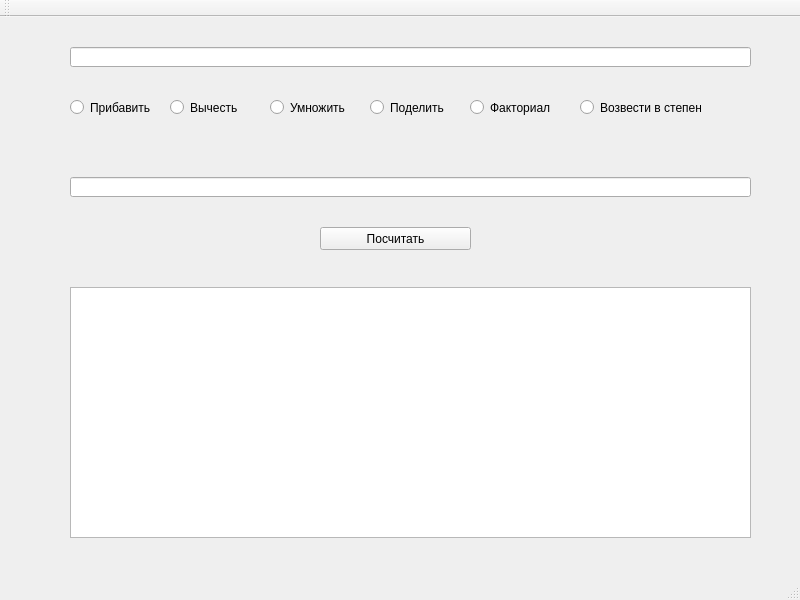
<?xml version="1.0" encoding="UTF-8"?>
<ui version="4.0">
 <class>LongArifmetic</class>
 <widget class="QMainWindow" name="LongArifmetic">
  <property name="geometry">
   <rect>
    <x>0</x>
    <y>0</y>
    <width>800</width>
    <height>600</height>
   </rect>
  </property>
  <property name="windowTitle">
   <string>LongArifmetic</string>
  </property>
  <widget class="QWidget" name="centralWidget">
   <widget class="QLineEdit" name="firstNumber">
    <property name="geometry">
     <rect>
      <x>70</x>
      <y>30</y>
      <width>681</width>
      <height>20</height>
     </rect>
    </property>
   </widget>
   <widget class="QLineEdit" name="secondNumber">
    <property name="geometry">
     <rect>
      <x>70</x>
      <y>160</y>
      <width>681</width>
      <height>20</height>
     </rect>
    </property>
   </widget>
   <widget class="QTextEdit" name="result">
    <property name="geometry">
     <rect>
      <x>70</x>
      <y>270</y>
      <width>681</width>
      <height>251</height>
     </rect>
    </property>
   </widget>
   <widget class="QRadioButton" name="choise_add">
    <property name="geometry">
     <rect>
      <x>70</x>
      <y>80</y>
      <width>82</width>
      <height>21</height>
     </rect>
    </property>
    <property name="text">
     <string>Прибавить</string>
    </property>
   </widget>
   <widget class="QRadioButton" name="choise_sub">
    <property name="geometry">
     <rect>
      <x>170</x>
      <y>80</y>
      <width>82</width>
      <height>21</height>
     </rect>
    </property>
    <property name="text">
     <string>Вычесть</string>
    </property>
   </widget>
   <widget class="QRadioButton" name="choise_mul">
    <property name="geometry">
     <rect>
      <x>270</x>
      <y>80</y>
      <width>82</width>
      <height>21</height>
     </rect>
    </property>
    <property name="text">
     <string>Умножить</string>
    </property>
   </widget>
   <widget class="QRadioButton" name="choise_div">
    <property name="geometry">
     <rect>
      <x>370</x>
      <y>80</y>
      <width>82</width>
      <height>21</height>
     </rect>
    </property>
    <property name="text">
     <string>Поделить</string>
    </property>
   </widget>
   <widget class="QPushButton" name="pushButton">
    <property name="geometry">
     <rect>
      <x>320</x>
      <y>210</y>
      <width>151</width>
      <height>23</height>
     </rect>
    </property>
    <property name="text">
     <string>Посчитать</string>
    </property>
   </widget>
   <widget class="QRadioButton" name="choise_fact">
    <property name="geometry">
     <rect>
      <x>470</x>
      <y>80</y>
      <width>82</width>
      <height>21</height>
     </rect>
    </property>
    <property name="text">
     <string>Факториал</string>
    </property>
   </widget>
   <widget class="QRadioButton" name="choise_pow">
    <property name="geometry">
     <rect>
      <x>580</x>
      <y>80</y>
      <width>121</width>
      <height>21</height>
     </rect>
    </property>
    <property name="text">
     <string>Возвести в степень</string>
    </property>
   </widget>
  </widget>
  <widget class="QMenuBar" name="menuBar">
   <property name="geometry">
    <rect>
     <x>0</x>
     <y>0</y>
     <width>800</width>
     <height>21</height>
    </rect>
   </property>
  </widget>
  <widget class="QToolBar" name="mainToolBar">
   <attribute name="toolBarArea">
    <enum>TopToolBarArea</enum>
   </attribute>
   <attribute name="toolBarBreak">
    <bool>false</bool>
   </attribute>
  </widget>
  <widget class="QStatusBar" name="statusBar"/>
 </widget>
 <layoutdefault spacing="6" margin="11"/>
 <resources/>
 <connections/>
</ui>
